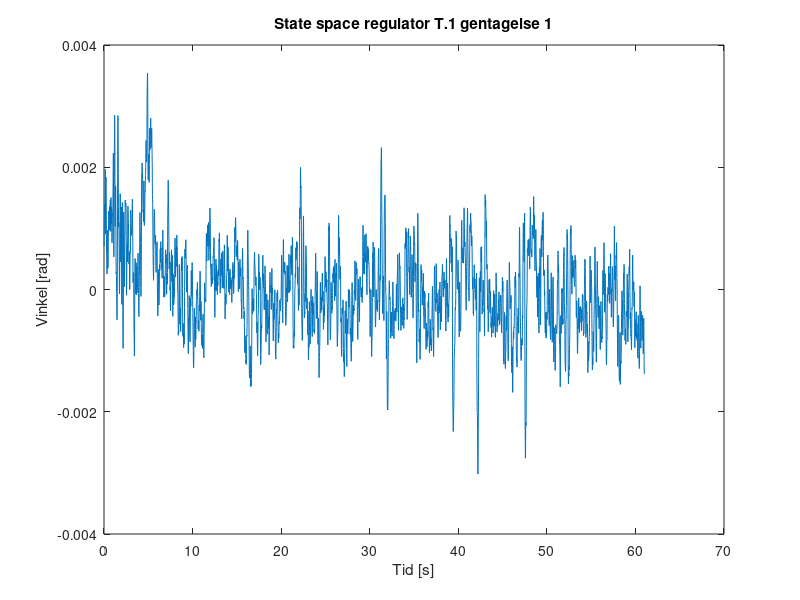

Recreate this plot in MATLAB. (Note: this script raises an error after producing the figure.)
%Der er 10 ms mellem hver sampling
clc
clear all
close all

load('dataState.mat');

realdata=[dataState(1:63182)];

n=6100;
for i = 1:n
    tid(i) = 0.01 * i;
end





data(:,1)=realdata(1:6100);
data(:,2)=realdata(6101:12200);
data(:,3)=realdata(12201:18300);
data(:,4)=realdata(18301:24400);
data(:,5)=realdata(24401:30500);
data(:,6)=realdata(30501:36600);
data(:,7)=realdata(36601:42700);
data(:,8)=realdata(42701:48800);
data(:,9)=realdata(48801:54900);
data(:,10)=realdata(54901:61000);

for i = 1:10
    dataFilt(1,i) = data(1,i);
    dataFilt(2,i) = (data(1,i) + data(2,i))/2;
end

for i = 1:10
    for ii=1:6098
        dataFilt(ii+2,i)=(data(ii,i)+data(ii+1,i)+data(ii+2,i))/3;
    end
end


temp = zeros(10);




for i=1:10
    figure(i);
    plot(tid,dataFilt(:,i)-mean(dataFilt(:,i)));
    a=sprintf('State space regulator T.1 gentagelse %d',i);
    title(a)
    ylabel("Vinkel [rad]");
    xlabel("Tid [s]");
    yline(0.0175);
    yline(-0.0175);
end



%plot(data);

